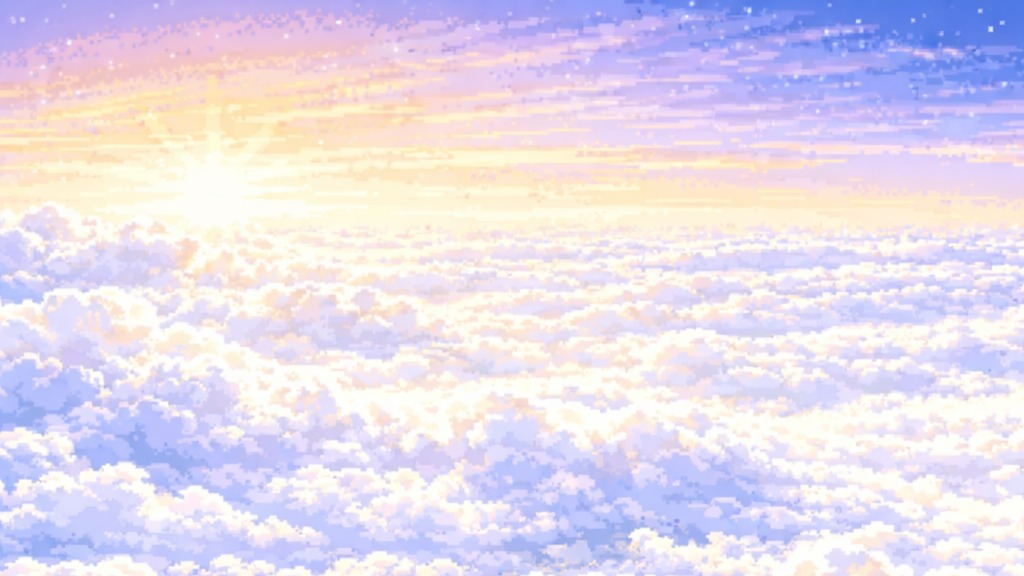

This game map was drawn from its Tiled (.tmx) file and the tilesets committed beside it. A one-line description and the full map source follow:
An orthogonal 32x18 tile map with 32x32 px tiles, 1 tile layer (Capa de patrones 1).

<map version="1.10" tiledversion="1.12.1" orientation="orthogonal" renderorder="right-down" width="32" height="18" tilewidth="32" tileheight="32" infinite="0" nextlayerid="2" nextobjectid="1">
 <tileset firstgid="1" name="MapaCielo" tilewidth="32" tileheight="32" tilecount="1536" columns="48">
  <image source="MapaCielo.jpeg" width="1536" height="1024" />
 </tileset>
 <layer id="1" name="Capa de patrones 1" width="32" height="18">
  <data encoding="csv">
1,2,3,4,5,6,7,8,9,10,11,12,13,14,15,16,17,18,19,20,21,22,23,24,25,26,27,28,29,30,31,32,
49,50,51,52,53,54,55,56,57,58,59,60,61,62,63,64,65,66,67,68,69,70,71,72,73,74,75,76,77,78,79,80,
97,98,99,100,101,102,103,104,105,106,107,108,109,110,111,112,113,114,115,116,117,118,119,120,121,122,123,124,125,126,127,128,
145,146,147,148,149,150,151,152,153,154,155,156,157,158,159,160,161,162,163,164,165,166,167,168,169,170,171,172,173,174,175,176,
193,194,195,196,197,198,199,200,201,202,203,204,205,206,207,208,209,210,211,212,213,214,215,216,217,218,219,220,221,222,223,224,
241,242,243,244,245,246,247,248,249,250,251,252,253,254,255,256,257,258,259,260,261,262,263,264,265,266,267,268,269,270,271,272,
289,290,291,292,293,294,295,296,297,298,299,300,301,302,303,304,305,306,307,308,309,310,311,312,313,314,315,316,317,318,319,320,
337,338,339,340,341,342,343,344,345,346,347,348,349,350,351,352,353,354,355,356,357,358,359,360,361,362,363,364,365,366,367,368,
385,386,387,388,389,390,391,392,393,394,395,396,397,398,399,400,401,402,403,404,405,406,407,408,409,410,411,412,413,414,415,416,
433,434,435,436,437,438,439,440,441,442,443,444,445,446,447,448,449,450,451,452,453,454,455,456,457,458,459,460,461,462,463,464,
481,482,483,484,485,486,487,488,489,490,491,492,493,494,495,496,497,498,499,500,501,502,503,504,505,506,507,508,509,510,511,512,
529,530,531,532,533,534,535,536,537,538,539,540,541,542,543,544,545,546,547,548,549,550,551,552,553,554,555,556,557,558,559,560,
577,578,579,580,581,582,583,584,585,586,587,588,589,590,591,592,593,594,595,596,597,598,599,600,601,602,603,604,605,606,607,608,
625,626,627,628,629,630,631,632,633,634,635,636,637,638,639,640,641,642,643,644,645,646,647,648,649,650,651,652,653,654,655,656,
673,674,675,676,677,678,679,680,681,682,683,684,685,686,687,688,689,690,691,692,693,694,695,696,697,698,699,700,701,702,703,704,
721,722,723,724,725,726,727,728,729,730,731,732,733,734,735,736,737,738,739,740,741,742,743,744,745,746,747,748,749,750,751,752,
769,770,771,772,773,774,775,776,777,778,779,780,781,782,783,784,785,786,787,788,789,790,791,792,793,794,795,796,797,798,799,800,
817,818,819,820,821,822,823,824,825,826,827,828,829,830,831,832,833,834,835,836,837,838,839,840,841,842,843,844,845,846,847,848
</data>
 </layer>
</map>
